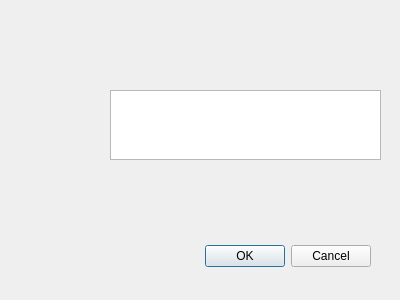
<?xml version="1.0" encoding="UTF-8"?>
<ui version="4.0">
 <class>Dialog</class>
 <widget class="QDialog" name="Dialog">
  <property name="geometry">
   <rect>
    <x>0</x>
    <y>0</y>
    <width>400</width>
    <height>300</height>
   </rect>
  </property>
  <property name="windowTitle">
   <string>Dialog</string>
  </property>
  <widget class="QDialogButtonBox" name="buttonBox">
   <property name="geometry">
    <rect>
     <x>30</x>
     <y>240</y>
     <width>341</width>
     <height>32</height>
    </rect>
   </property>
   <property name="orientation">
    <enum>Qt::Horizontal</enum>
   </property>
   <property name="standardButtons">
    <set>QDialogButtonBox::Cancel|QDialogButtonBox::Ok</set>
   </property>
  </widget>
  <widget class="QTextEdit" name="textEdit">
   <property name="geometry">
    <rect>
     <x>110</x>
     <y>90</y>
     <width>271</width>
     <height>70</height>
    </rect>
   </property>
  </widget>
 </widget>
 <resources/>
 <connections>
  <connection>
   <sender>buttonBox</sender>
   <signal>accepted()</signal>
   <receiver>Dialog</receiver>
   <slot>accept()</slot>
   <hints>
    <hint type="sourcelabel">
     <x>248</x>
     <y>254</y>
    </hint>
    <hint type="destinationlabel">
     <x>157</x>
     <y>274</y>
    </hint>
   </hints>
  </connection>
  <connection>
   <sender>buttonBox</sender>
   <signal>rejected()</signal>
   <receiver>Dialog</receiver>
   <slot>reject()</slot>
   <hints>
    <hint type="sourcelabel">
     <x>316</x>
     <y>260</y>
    </hint>
    <hint type="destinationlabel">
     <x>286</x>
     <y>274</y>
    </hint>
   </hints>
  </connection>
 </connections>
</ui>
